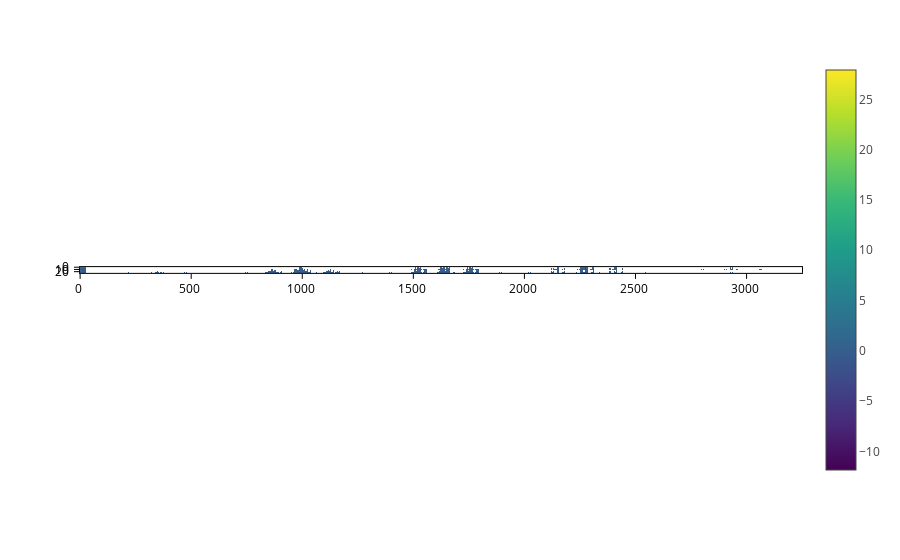

The cell this chart's notebook holds for it:
### Code cell
#Optional: plot the Hamiltonian
H_matrix_toplot=H_matrix.copy().toarray()  #convert to an array
H_matrix_toplot[H_matrix_toplot == 0] = None  #put the zero elements to None so that they are not plotted
px.imshow(H_matrix_toplot)

### Figure 1 — Plotly figure (JSON) as saved in the notebook; plotly's stock layout.template omitted (floating-point values rounded to 4 significant figures; data arrays with more than 128 entries replaced by an {"elided": "..."} marker saying what was removed)
{"data": [{"coloraxis": "coloraxis", "hovertemplate": "x: %{x}<br>y: %{y}<br>color: %{z}<extra></extra>", "name": "0", "type": "heatmap", "xaxis": "x", "yaxis": "y", "z": {"elided": "26x3250 float values"}}], "layout": {"coloraxis": {"colorscale": [[0, "#440154"], [0.1111, "#482878"], [0.2222, "#3e4989"], [0.3333, "#31688e"], [0.4444, "#26828e"], [0.5556, "#1f9e89"], [0.6667, "#35b779"], [0.7778, "#6ece58"], [0.8889, "#b5de2b"], [1, "#fde725"]]}, "margin": {"t": 60}, "xaxis": {"anchor": "y", "constrain": "domain", "domain": [0, 1], "scaleanchor": "y"}, "yaxis": {"anchor": "x", "autorange": "reversed", "constrain": "domain", "domain": [0, 1]}}}
